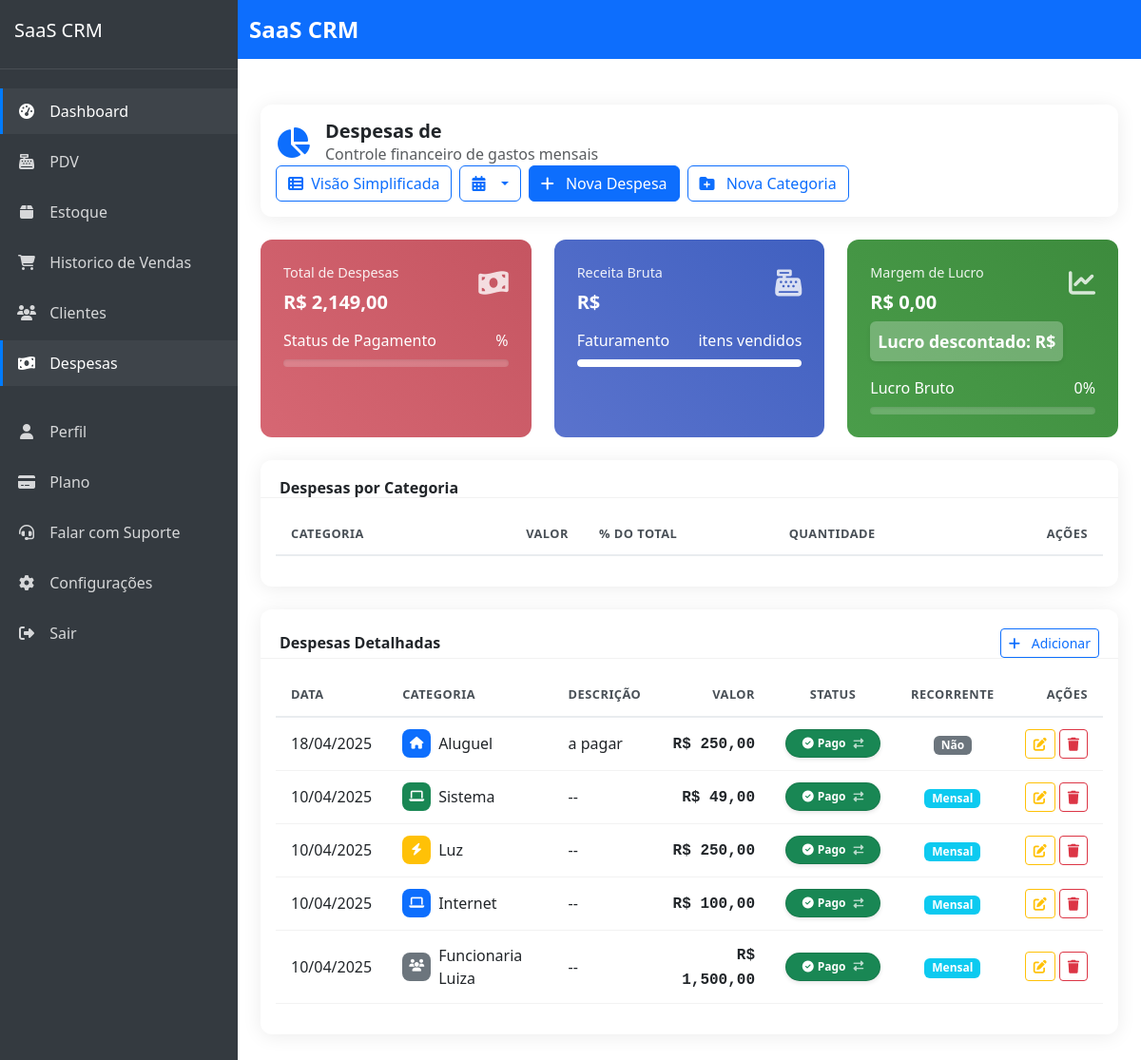
/sistema/dashboard/despesas/completa/ (signed in), run on the app's committed database.
### dashboard/models.py (models this page shows, shortened)
class Expense(models.Model):
    category = models.ForeignKey(ExpenseCategory, on_delete=models.CASCADE, related_name="expenses")
    amount = models.DecimalField(max_digits=10, decimal_places=2)
    description = models.TextField(blank=True)
    date = models.DateField(default=timezone.now)
    is_recurring = models.BooleanField(default=False)
    recurrence_period = models.CharField(max_length=20, blank=True, choices=[
        ('monthly', 'Mensal'),
        ('quarterly', 'Trimestral'),
        ('yearly', 'Anual')
    ])
    is_paid = models.BooleanField(default=False, verbose_name="Pago")
    company = models.ForeignKey("core.Company", on_delete=models.CASCADE)
    created_at = models.DateTimeField(auto_now_add=True)
    updated_at = models.DateTimeField(auto_now=True)
    class Meta:
        verbose_name = "Despesa"
        verbose_name_plural = "Despesas"
        ordering = ['-date']

class ExpenseCategory(models.Model):
    name = models.CharField(max_length=100)
    icon = models.CharField(max_length=50, default="fa-building")
    color = models.CharField(max_length=20, default="primary")
    company = models.ForeignKey("core.Company", on_delete=models.CASCADE)
    created_at = models.DateTimeField(auto_now_add=True)
    class Meta:
        verbose_name = "Categoria de Despesa"
        verbose_name_plural = "Categorias de Despesas"
        ordering = ['name']

### dashboard/views.py (the view)
# urls.py: path('despesas/completa/', views.expenses_dashboard, name='expenses_dashboard'),
@login_required
def expenses_dashboard(request):
    period = request.GET.get('period', '30')
    try:
        days = int(period)
    except ValueError:
        days = 30
    end_date = timezone.now().date()
    start_date = end_date - timedelta(days=days-1)
    expenses = Expense.objects.filter(
        company=request.user.company,
        date__gte=start_date,
        date__lte=end_date
    )
    total_expenses = float(expenses.aggregate(total=Sum('amount'))['total'] or 0)
    paid_expenses = float(expenses.filter(is_paid=True).aggregate(total=Sum('amount'))['total'] or 0)
    unpaid_expenses = float(expenses.filter(is_paid=False).aggregate(total=Sum('amount'))['total'] or 0)
    expenses_by_category = expenses.values(
        'category__name'
    ).annotate(
        total=Sum('amount')
    ).order_by('-total')
    for item in expenses_by_category:
        item['percentage'] = (float(item['total']) / total_expenses * 100) if total_expenses > 0 else 0
    expense_chart_data = []
    for i in range(days):
        date = start_date + timedelta(days=i)
        day_expenses = expenses.filter(date=date)
        day_total = float(day_expenses.aggregate(total=Sum('amount'))['total'] or 0)
        expense_chart_data.append({
            'date': date.strftime('%d/%m'),
            'total': day_total
        })
    categories = ExpenseCategory.objects.filter(company=request.user.company)
    context = {
        'period': period,
        'total_expenses': total_expenses,
        'paid_expenses': paid_expenses,
        'unpaid_expenses': unpaid_expenses,
        'expenses_by_category': expenses_by_category,
        'expense_chart_data': json.dumps(expense_chart_data),
        'categories': categories,
        'expenses': expenses.order_by('-date')[:20],  # Últimas 20 despesas
    }
    return render(request, 'dashboard/expenses_dashboard.html', context)

### templates/dashboard/expenses_dashboard.html (shortened to what this page needs)
{% extends 'core/base.html' %}
{% load humanize %}
{% load dashboard_extras %}
{% block content %}
<div class="container-fluid py-3 py-md-4">
    <div class="row mb-3 mb-md-4">
        <div class="col-12">
            <div class="card">
                <div class="card-body">
                    <div class="d-flex justify-content-between align-items-center flex-wrap">
                        <div class="d-flex align-items-center mb-3 mb-md-0">
                            <i class="fas fa-chart-pie text-primary me-2 me-md-3" style="font-size: 1.5rem; font-size: min(2rem, 8vw);"></i>
                            <div>
                                <h5 class="mb-0 fw-bold">Despesas de {{ month_year }}</h5>
                                <p class="text-muted mb-0">Controle financeiro de gastos mensais</p>
                            </div>
                        </div>
                        <div class="d-flex flex-wrap gap-2">
                            <a href="{% url 'dashboard:expenses_dashboard_simple' %}" class="btn btn-outline-primary">
                                <i class="fas fa-table-list me-1"></i> Visão Simplificada
                            </a>
                            <div class="dropdown">
                                <button class="btn btn-outline-primary dropdown-toggle" type="button" id="monthSelector" data-bs-toggle="dropdown" aria-expanded="false">
                                    <i class="fas fa-calendar-alt me-2"></i> {{ month_year }}
                                </button>
                            </div>
                            <button type="button" class="btn btn-primary" data-bs-toggle="modal" data-bs-target="#addExpenseModal">
                                <i class="fas fa-plus me-2"></i> Nova Despesa
                            </button>
                            <button type="button" class="btn btn-outline-primary" data-bs-toggle="modal" data-bs-target="#addCategoryModal">
                                <i class="fas fa-folder-plus me-md-2 d-none d-md-inline"></i> Nova Categoria
                            </button>
                        </div>
                    </div>
                </div>
            </div>
        </div>
    </div>
    <div class="row mb-3 mb-md-4">
        <div class="col-lg-4 col-md-6 mb-3 mb-lg-0">
            <div class="summary-card danger">
                <div class="d-flex justify-content-between">
                    <div>
                        <p class="mb-2">Total de Despesas</p>
                        <h3 class="mb-0">R$ {{ total_expenses|floatformat:2|intcomma }}</h3>
                    </div>
                    <div class="summary-icon">
                        <i class="fas fa-money-bill-wave"></i>
                    </div>
                </div>
                <div class="mt-3">
                    <div class="d-flex justify-content-between align-items-center">
                        <span>Status de Pagamento</span>
                        <span>{{ payment_percentage|floatformat:0 }}%</span>
                    </div>
                    <div class="progress mt-2" style="height: 8px;">
                    </div>
                </div>
            </div>
        </div>
        <div class="col-lg-4 col-md-6 mb-3 mb-lg-0">
            <div class="summary-card primary">
                <div class="d-flex justify-content-between">
                    <div>
                        <p class="mb-2">Receita Bruta</p>
                        <h3 class="mb-0">R$ {{ total_revenue|floatformat:2|intcomma }}</h3>
                    </div>
                    <div class="summary-icon">
                        <i class="fas fa-cash-register"></i>
                    </div>
                </div>
                <div class="mt-3">
                    <div class="d-flex justify-content-between align-items-center">
                        <span>Faturamento</span>
                        <span>{{ items_count }} itens vendidos</span>
                    </div>
                    <div class="progress mt-2" style="height: 8px;">
                        <div class="progress-bar bg-white" role="progressbar" style="width: 100%; opacity: 1;" aria-valuenow="100" aria-valuemin="0" aria-valuemax="100"></div>
                    </div>
                </div>
            </div>
        </div>
        <div class="col-lg-4 col-md-6 mb-3 mb-lg-0">
            <div class="summary-card success">
                <div class="d-flex justify-content-between">
                    <div>
                        <p class="mb-2">Margem de Lucro</p>
                        <h3 class="mb-0">R$ <span id="profit-value">{{ products_profit|default:0|floatformat:2|intcomma }}</span></h3>
                        <div class="mt-2 p-2 bg-white bg-opacity-25 rounded shadow-sm">
                            <strong class="text-white" style="font-size: 1.1rem;">Lucro descontado: R$ </strong>
                        </div>
                    </div>
                    <div class="summary-icon">
                        <i class="fas fa-chart-line"></i>
                    </div>
                </div>
                <div class="mt-3">
                    <div class="d-flex justify-content-between align-items-center">
                        <span>Lucro Bruto</span>
                        <span>{{ products_profit_percentage|default:0|floatformat:0 }}%</span>
                    </div>
                    <div class="progress mt-2" style="height: 8px;">
                    </div>
                </div>
            </div>
        </div>
    </div>
    <div class="row mb-4">
        <div class="col-12">
            <div class="card">
                <div class="card-header pb-0 d-flex justify-content-between align-items-center">
                    <h6 class="mb-0 fw-bold">Despesas por Categoria</h6>
                </div>
                <div class="card-body">
                    <div class="table-responsive">
                        <table class="table align-items-center">
                            <thead>
                                <tr>
                                    <th>Categoria</th>
                                    <th class="text-end">Valor</th>
                                    <th>% do Total</th>
                                    <th>Quantidade</th>
                                    <th class="text-end">Ações</th>
                                </tr>
                            </thead>
                        </table>
                    </div>
                </div>
            </div>
        </div>
    </div>
    <div class="row mt-4">
        <div class="col-12">
            <div class="card">
                <div class="card-header pb-0 d-flex justify-content-between align-items-center">
                    <h6 class="mb-0 fw-bold">Despesas Detalhadas</h6>
                    <button class="btn btn-sm btn-outline-primary" data-bs-toggle="modal" data-bs-target="#addExpenseModal">
                        <i class="fas fa-plus me-2"></i> Adicionar
                    </button>
                </div>
                <div class="card-body">
                    {% if expenses %}
                        <div class="table-responsive">
                            <table class="table align-items-center table-hover">
                                <thead>
                                    <tr>
                                        <th>Data</th>
                                        <th>Categoria</th>
                                        <th>Descrição</th>
                                        <th class="text-end">Valor</th>
                                        <th class="text-center">Status</th>
                                        <th class="text-center">Recorrente</th>
                                        <th class="text-end">Ações</th>
                                    </tr>
                                </thead>
                                <tbody>
                                    {% for expense in expenses %}
                                    <tr>
                                        <td>{{ expense.date|date:"d/m/Y" }}</td>
                                        <td>
                                            <div class="d-flex align-items-center">
                                                <div class="icon-box me-2 bg-{{ expense.category.color }} text-white" style="width: 30px; height: 30px; border-radius: 8px; font-size: 0.8rem;">
                                                    <i class="fas {{ expense.category.icon }}"></i>
                                                </div>
                                                <span>{{ expense.category.name }}</span>
                                            </div>
                                        </td>
                                        <td>{{ expense.description|default:"--" }}</td>
                                        <td class="text-end">
                                            <span class="money fw-semibold">R$ {{ expense.amount|floatformat:2|intcomma }}</span>
                                        </td>
                                        <td class="text-center">
                                            {% if expense.is_paid %}
                                            <span class="payment-toggle" onclick="togglePaymentStatus({{ expense.id }}, this)" data-is-paid="true">
                                                <span class="badge rounded-pill bg-success d-flex align-items-center justify-content-center">
                                                    <i class="fas fa-check-circle me-1"></i> Pago
                                                    <i class="fas fa-exchange-alt ms-2"></i>
                                                </span>
                                            </span>
                                            {% endif %}
                                        </td>
                                        <td class="text-center">
                                            {% if expense.is_recurring %}
                                                <span class="badge bg-info">{{ expense.get_recurrence_period_display }}</span>
                                            {% else %}
                                                <span class="badge bg-secondary">Não</span>
                                            {% endif %}
                                        </td>
                                        <td class="text-end">
                                            <div class="d-flex justify-content-end gap-1">
                                                <button class="btn btn-sm btn-outline-warning" onclick="editExpense('{{ expense.id }}')" title="Editar despesa">
                                                    <i class="fas fa-edit"></i>
                                                </button>
                                                <button class="btn btn-sm btn-outline-danger btn-delete-expense" data-expense-id="{{ expense.id }}" title="Excluir despesa">
                                                    <i class="fas fa-trash"></i>
                                                </button>
                                            </div>
                                        </td>
                                    </tr>
                                    {% endfor %}
                                </tbody>
                            </table>
                        </div>
                    {% endif %}
                </div>
            </div>
        </div>
    </div>
</div>
{% endblock %}

### data on the page
Expense: date "18/04/2025", category.name "Aluguel", description "a pagar", amount "250,00", is_recurring "Não"
Expense: date "10/04/2025", category.name "Sistema", description "--", amount "49,00", recurrence_period "Mensal"
Expense: date "10/04/2025", category.name "Luz", description "--", amount "250,00", recurrence_period "Mensal"
Expense: date "10/04/2025", category.name "Internet", description "--", amount "100,00", recurrence_period "Mensal"
Expense: date "10/04/2025", category.name "Funcionaria Luiza", description "--", amount "1,500,00", recurrence_period "Mensal"

### other printed values
{{ total_expenses|floatformat:2|intcomma }} "2,149,00"
{{ products_profit|default:0|floatformat:2|intcomma }} "0,00"
{{ products_profit_percentage|default:0|floatformat:0 }} "0"
